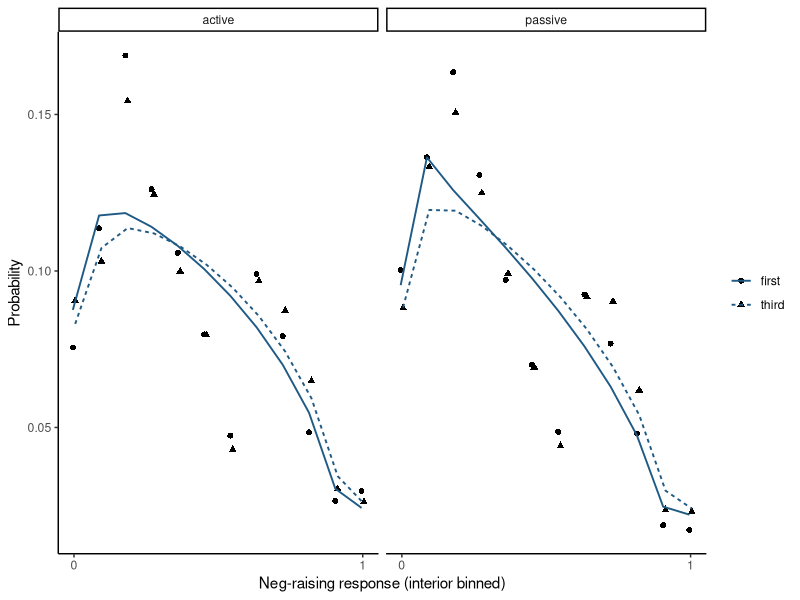

This figure's R source:
## ---- chunk 1
#| label: load-meganegraising-ordered-beta
#| echo: true
mnr <- read.csv("data/meganegraising/meganegraising-balanced.csv")
mnr$voice <- factor(mnr$voice, levels = c("active", "passive"))
mnr$subject <- factor(mnr$subject, levels = c("first", "third"))
X <- model.matrix(~ voice * subject, mnr)
## ---- chunk 2
#| label: ordered-beta-observed-zero
#| echo: true
observed_zero_index <- which(mnr$negraising == 0)[[1L]]
cbind(
  mnr[observed_zero_index, c("voice", "subject", "negraising")],
  X[observed_zero_index, , drop = FALSE]
)
## ---- chunk 3
#| label: fit-ordered-beta
#| echo: true
ordered_beta_nll <- function(parameters, y, design) {
  p <- ncol(design)
  beta <- parameters[seq_len(p)]
  lower <- parameters[[p + 1L]]
  upper <- lower + exp(parameters[[p + 2L]])
  precision <- exp(parameters[[p + 3L]])
  eta <- drop(design %*% beta)
  p_zero <- plogis(lower - eta)
  p_one <- plogis(eta - upper)
  p_middle <- pmax(1 - p_zero - p_one, 1e-15)
  mu <- plogis(eta)
  log_likelihood <- numeric(length(y))
  is_zero <- y == 0
  is_one <- y == 1
  interior <- !is_zero & !is_one
  log_likelihood[is_zero] <- log(pmax(p_zero[is_zero], 1e-15))
  log_likelihood[is_one] <- log(pmax(p_one[is_one], 1e-15))
  log_likelihood[interior] <- log(p_middle[interior]) +
    dbeta(y[interior], mu[interior] * precision,
          (1 - mu[interior]) * precision, log = TRUE)
  -sum(log_likelihood)
}
fit_response <- function(y) {
  start <- c(qlogis(mean(y)), rep(0, ncol(X) - 1L),
             qlogis(mean(y == 0) + .01), log(3), log(5)) # dqr-allow: algorithm-setting
  optim(start, ordered_beta_nll, y = y, design = X,
        method = "BFGS", hessian = TRUE,
        control = list(maxit = 3000L, reltol = 1e-10))
}
neg_fit <- fit_response(mnr$negraising)
ease_fit <- fit_response(mnr$acceptability)
stopifnot(neg_fit$convergence == 0L, ease_fit$convergence == 0L)
data.frame(response = c("neg-raising", "ease"),
           negative_log_likelihood = c(neg_fit$value, ease_fit$value))
## ---- chunk 4
#| label: ordered-beta-one-contribution
p <- ncol(X)
beta <- neg_fit$par[seq_len(p)]
lower <- neg_fit$par[[p + 1L]]
upper <- lower + exp(neg_fit$par[[p + 2L]])
precision <- exp(neg_fit$par[[p + 3L]])

candidate_cells <- interaction(mnr$voice, mnr$subject, drop = TRUE)
usable_cell <- names(which(vapply(
  split(mnr$negraising, candidate_cells),
  function(values) any(values == 0) && any(values > 0 & values < 1),
  logical(1)
)))[[1L]]
cell_rows <- which(candidate_cells == usable_cell)
zero_row <- cell_rows[which(mnr$negraising[cell_rows] == 0)[[1L]]]
interior_row <- cell_rows[
  which(mnr$negraising[cell_rows] > 0 & mnr$negraising[cell_rows] < 1)[[1L]]
]

eta <- drop(X[zero_row, , drop = FALSE] %*% beta)
p_zero <- plogis(lower - eta)
p_one <- plogis(eta - upper)
p_middle <- 1 - p_zero - p_one # dqr-allow: algorithm-setting
mu <- plogis(eta)
interior_y <- mnr$negraising[[interior_row]]

worked_contributions <- data.frame(
  observed_region = c("exact zero", "interior"),
  observed_y = c(0, interior_y),
  eta = eta,
  p_zero = p_zero,
  p_middle = p_middle,
  p_one = p_one,
  interior_mean = mu,
  likelihood_contribution = c(
    p_zero,
    p_middle * dbeta(
      interior_y,
      mu * precision,
      (1 - mu) * precision
    )
  )
)
worked_contributions
## ---- chunk 5
#| label: ordered-beta-location-shift
eta_values <- c(fitted = eta, shifted_up_one = eta + 1)
do.call(rbind, lapply(names(eta_values), function(label) {
  current_eta <- eta_values[[label]]
  current_zero <- plogis(lower - current_eta)
  current_one <- plogis(current_eta - upper)
  data.frame(
    location = label,
    eta = current_eta,
    p_zero = current_zero,
    p_middle = 1 - current_zero - current_one, # dqr-allow: algorithm-setting
    p_one = current_one,
    interior_mean = plogis(current_eta)
  )
}))
## ---- chunk 6
#| label: check-ordered-beta-optimum
finite_difference_gradient <- function(fit, y, design) {
  vapply(seq_along(fit$par), function(j) {
    step <- 1e-5 * max(1, abs(fit$par[[j]]))
    plus <- minus <- fit$par
    plus[[j]] <- plus[[j]] + step
    minus[[j]] <- minus[[j]] - step
    (
      ordered_beta_nll(plus, y, design) -
        ordered_beta_nll(minus, y, design)
    ) / (2 * step)
  }, numeric(1))
}

neg_gradient <- finite_difference_gradient(neg_fit, mnr$negraising, X)
neg_hessian_eigenvalues <- eigen(
  neg_fit$hessian,
  symmetric = TRUE,
  only.values = TRUE
)$values
data.frame(
  maximum_absolute_gradient = max(abs(neg_gradient)),
  minimum_hessian_eigenvalue = min(neg_hessian_eigenvalues)
)
## ---- chunk 7
#| label: ordered-beta-raw-and-fit
#| echo: true
grid <- expand.grid(voice = levels(mnr$voice), subject = levels(mnr$subject))
X_grid <- model.matrix(~ voice * subject, grid)
eta_grid <- drop(X_grid %*% beta)
bins <- c("0", paste0(seq(.05, .95, by = .1)), "1") # dqr-allow: algorithm-setting
mnr$bin <- cut(mnr$negraising,
  breaks = c(-Inf, 0, seq(.1, .9, by = .1), 1, Inf), labels = bins, # dqr-allow: algorithm-setting
  include.lowest = TRUE)
mnr$bin[mnr$negraising == 0] <- "0"
mnr$bin[mnr$negraising == 1] <- "1"
raw <- as.data.frame(table(mnr$voice, mnr$subject, mnr$bin,
                           dnn = c("voice", "subject", "bin")))
names(raw)[[4L]] <- "observations"
raw$empirical <- ave(raw$observations, raw$voice, raw$subject,
                     FUN = function(x) x / sum(x))
fitted_bins <- do.call(rbind, lapply(seq_len(nrow(grid)), function(i) {
  eta <- eta_grid[[i]]
  p0 <- plogis(lower - eta); p1 <- plogis(eta - upper)
  pm <- 1 - p0 - p1; mu <- plogis(eta)
  lo <- seq(0, .9, by = .1); hi <- seq(.1, 1, by = .1)
  interior <- pm * (pbeta(hi, mu * precision, (1 - mu) * precision) -
                      pbeta(lo, mu * precision, (1 - mu) * precision))
  data.frame(grid[i, ], bin = bins, fitted = c(p0, interior, p1))
}))
display <- merge(raw, fitted_bins, by = c("voice", "subject", "bin"))
display$bin <- factor(display$bin, levels = bins)
## ---- chunk 8
#| label: plot-ordered-beta
#| echo: true
library(ggplot2)
ggplot(display, aes(bin, group = subject)) +
  geom_point(aes(y = empirical, shape = subject), size = 1.7,
             position = position_dodge(width = .18)) +
  geom_line(aes(y = fitted, linetype = subject), color = "#1F5A85",
            linewidth = .65, position = position_dodge(width = .18)) +
  scale_x_discrete(breaks = c("0", ".25", ".45", ".65", ".85", "1")) + # dqr-allow: algorithm-setting
  facet_wrap(~ voice) +
  labs(x = "Neg-raising response (interior binned)", y = "Probability",
       shape = NULL, linetype = NULL) + theme_classic()
